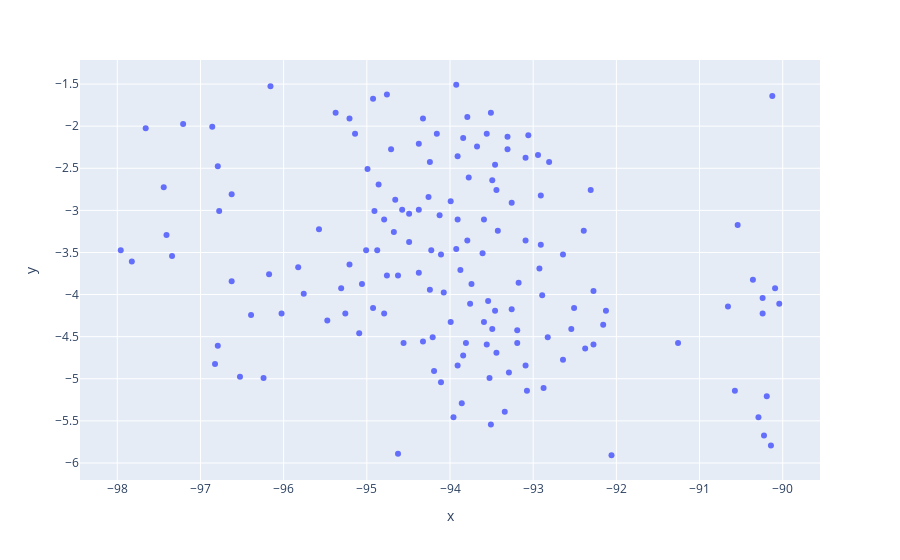

The notebook cell saved with this chart:
### Code cell
test_zone=(-6, -1.5, -98, -90)
seamounts = pd.read_excel(LOCALPATH+"data/sample_mask.txt.xlsx", \
                              sheet_name="new mask")
seamounts = seamounts.drop(columns=["VGG Height", "Radius", "base_depth", "-",
                                        "Name", "Charted", "surface_depth"])
seamounts = seamounts[(seamounts["Latitude"] >= test_zone[0]) & (seamounts["Latitude"] <= test_zone[1]) &
                          (seamounts["Longitude"] >= test_zone[2]) & (seamounts["Longitude"] <= test_zone[3])]
seamounts = seamounts.to_numpy()
fig3 = px.scatter(x=seamounts[:, 0], y=seamounts[:, 1])
fig3.show()

### Figure 1 — Plotly figure (JSON) as saved in the notebook; plotly's stock layout.template omitted (floating-point values rounded to 4 significant figures; data arrays with more than 128 entries replaced by an {"elided": "..."} marker saying what was removed)
{"data": [{"hovertemplate": "x=%{x}<br>y=%{y}<extra></extra>", "legendgroup": "", "marker": {"color": "#636efa", "symbol": "circle"}, "mode": "markers", "name": "", "orientation": "v", "showlegend": false, "type": "scatter", "x": {"elided": "151 float values"}, "xaxis": "x", "y": {"elided": "151 float values"}, "yaxis": "y"}], "layout": {"legend": {"tracegroupgap": 0}, "margin": {"t": 60}, "xaxis": {"anchor": "y", "domain": [0, 1], "title": {"text": "x"}}, "yaxis": {"anchor": "x", "domain": [0, 1], "title": {"text": "y"}}}}
